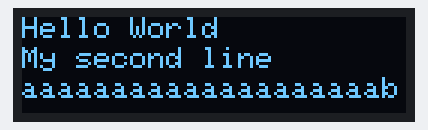
Simulated run of this sketch. Board: Arduino Uno, built with avr-gcc and run on an emulated ATmega328P. Shown: 128×32 one-colour display.

Above: at 0.1 s.

The sketch:

Oled.ino
```cpp
#include <SPI.h>
#include <Wire.h>
#include <Adafruit_GFX.h>
#include <Adafruit_SSD1306.h>

#define SCREEN_WIDTH 128 // OLED display width, in pixels
#define SCREEN_HEIGHT 32 // OLED display height, in pixels
#define SCREEN_ID 0x3C  // OLED display adress

// Declaration for an SSD1306 display connected to I2C (SDA, SCL pins)
#define OLED_RESET     4 // Reset pin # (or -1 if sharing Arduino reset pin)
Adafruit_SSD1306 display(SCREEN_WIDTH, SCREEN_HEIGHT, &Wire, OLED_RESET);

void setup() {
  Serial.begin(9600);

  // SSD1306_SWITCHCAPVCC = generate display voltage from 3.3V internally
  if (!display.begin(SSD1306_SWITCHCAPVCC, SCREEN_ID)) { // Address 0x3D for 128x64
    Serial.println(F("SSD1306 allocation failed"));
    for (;;); // Don't proceed, loop forever
  }
  // Clear the buffer
  display.clearDisplay();
  printText();
  delay(1500);
}

void loop() {
}

void printText() {
  display.clearDisplay();
  display.setTextSize(1);             // The fontsize
  display.setTextColor(WHITE);        // Draw white text

  display.setCursor(0, 0);           // Start at top-left corner
  display.print("Hello World");       //the text

  display.setCursor(0 , 10);
  display.print("My second line");

  display.setCursor(0 , 20);
  display.print("aaaaaaaaaaaaaaaaaaaab"); //21 max letters by line (6 px/char)

  display.display();                  //call to display
}
```
